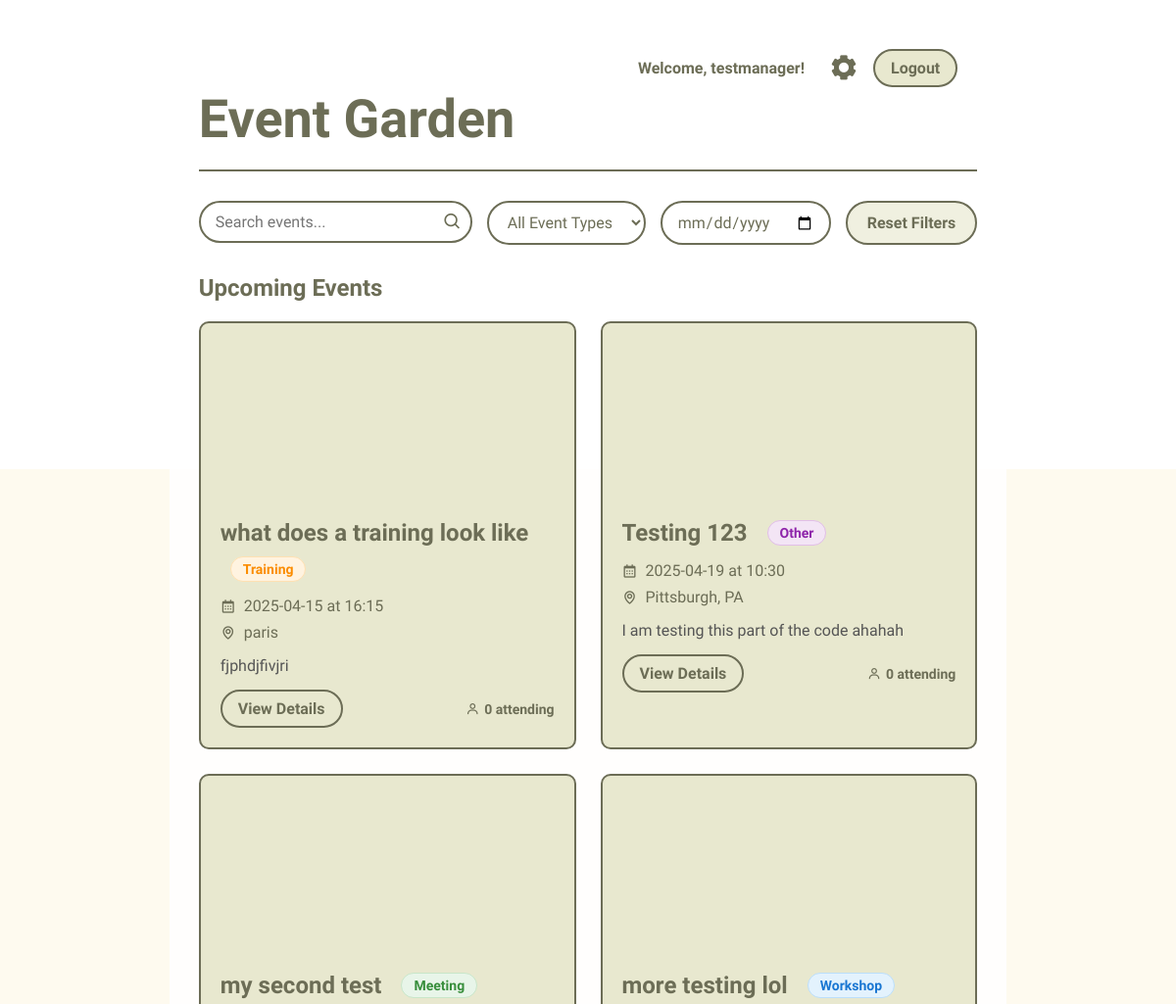
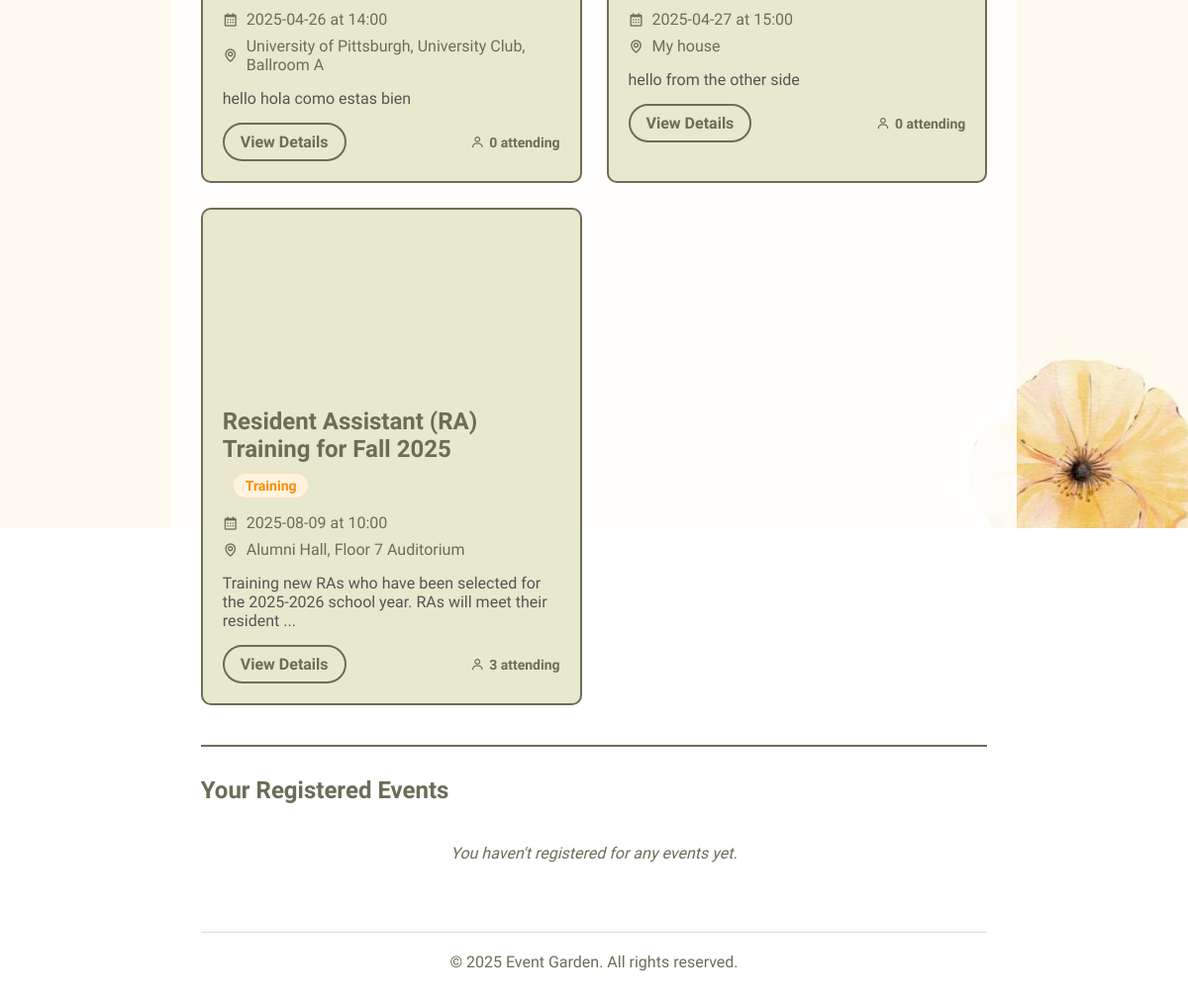
/ (signed in), run on an earlier commit of the app's database (2 pictures, top to bottom).
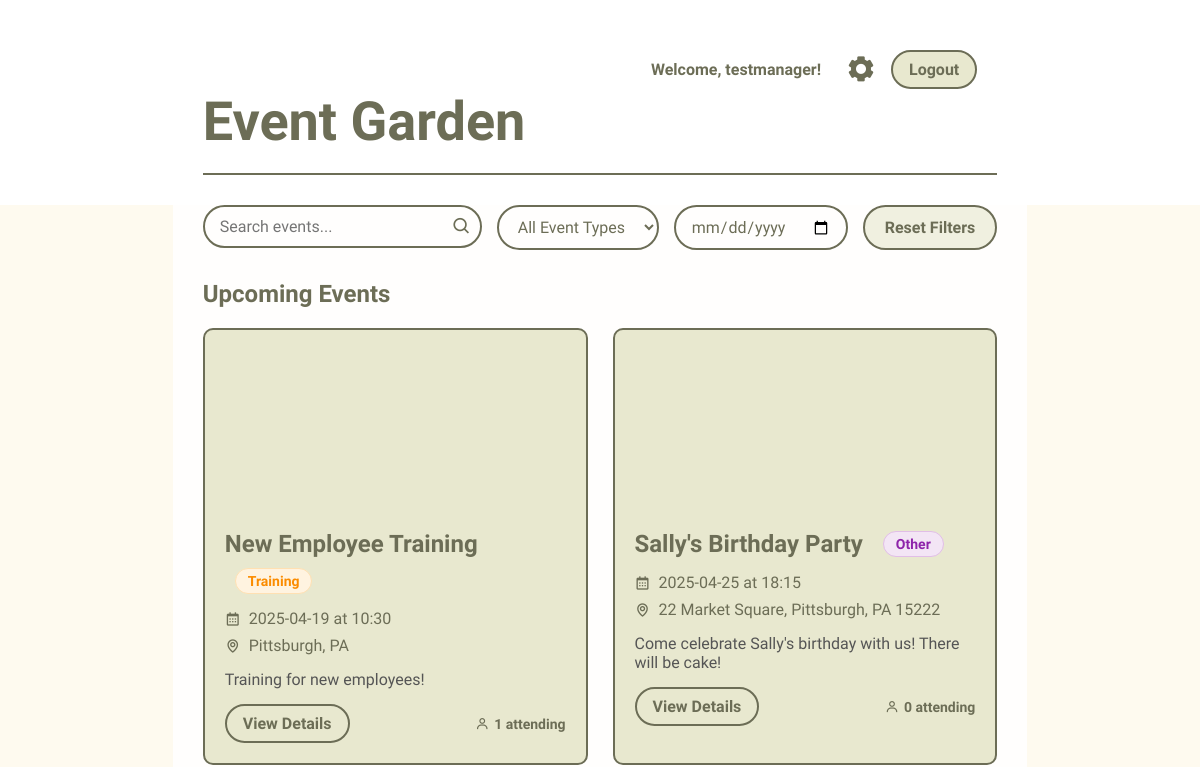
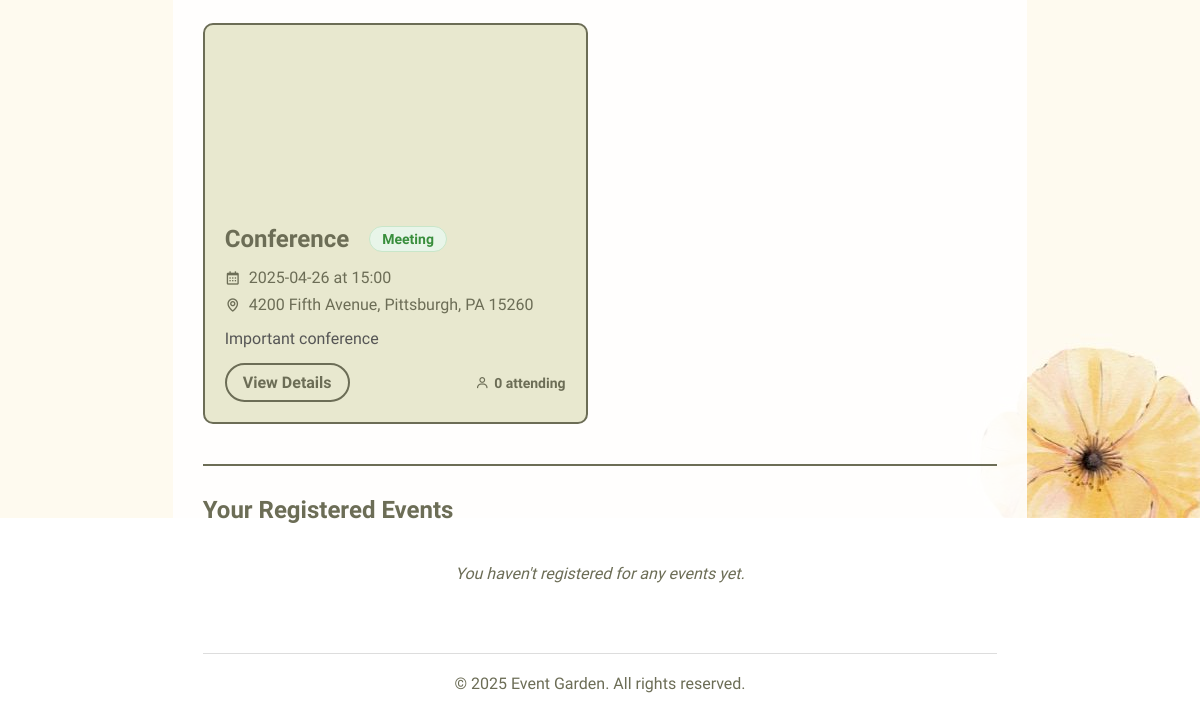
And on a later commit of the database (2 pictures, top to bottom).
### main.py (models this page shows, shortened)
class User(db.Model):
    id = db.Column(db.Integer, primary_key=True)
    username = db.Column(db.String(80), unique=True, nullable=False)
    email = db.Column(db.String(120), unique=True, nullable=False)
    password_hash = db.Column(db.String(128), nullable=False)
    role = db.Column(db.String(20), default='user')
    created_at = db.Column(db.DateTime, default=datetime.utcnow)
    registered_events = db.relationship(
        'Event',
        secondary=registrations,
        backref=db.backref('attendees', lazy='dynamic')
    )
    managed_events = db.relationship('Event', backref='manager', foreign_keys='Event.manager_id')

class Event(db.Model):
    id = db.Column(db.Integer, primary_key=True)
    title = db.Column(db.String(100), nullable=False)
    description = db.Column(db.Text, nullable=False)
    date = db.Column(db.String(20), nullable=False)
    time = db.Column(db.String(20), nullable=False)
    location = db.Column(db.String(120), nullable=False)
    event_type = db.Column(db.String(20), nullable=False, default='other')  # New field
    manager_id = db.Column(db.Integer, db.ForeignKey('user.id'), nullable=False)
    created_at = db.Column(db.DateTime, default=datetime.utcnow)
    @property
    def total_attendees(self):
        total = db.session.scalar(
            select(func.sum(registrations.c.num_attendees))
            .where(registrations.c.event_id == self.id)
        )
        return total if total else 0

### main.py (the view)
@app.route('/')
def home():
    if 'username' not in session:
        return redirect(url_for('userlogin'))
    user = User.query.filter_by(username=session['username']).first()
    registered_events = user.registered_events if user else []
    all_events = Event.query.order_by(Event.date.asc()).all()
    upcoming_events = [event for event in all_events if event not in registered_events]
    return render_template('landing.html',
                         events=upcoming_events,
                         registered_events=registered_events)

### templates/landing.html (shortened to what this page needs)
<!DOCTYPE html>
<html lang="en">
<head>
    <link rel="stylesheet" href="{{ url_for('static', filename='styles.css') }}">
    <link href='https://unpkg.com/boxicons@2.1.4/css/boxicons.min.css' rel='stylesheet'>
</head>
<body>
    <div class="dashboard-container">
        <header class="dashboard-header">
            <h1>Event Garden</h1>
            <div class="user-controls">
                <span>Welcome, {{ session.username }}!</span>
                <a href="{{ url_for('usersettings') }}" title="Settings"><i class='bx bxs-cog'></i></a>
                <a href="{{ url_for('logout') }}" class="button">Logout</a>
            </div>
        </header>
        <main>
            <section class="search-section">
                <div class="filter-controls">
                    <div class="search-box">
                        <input type="text" id="searchInput" placeholder="Search events..." value="{{ request.args.get('query', '') }}">
                        <button type="button" id="searchButton"><i class='bx bx-search'></i></button>
                    </div>
                    <div class="filters">
                        <select name="event_type" id="eventTypeFilter">
                            <option value="">All Event Types</option>
                        </select>
                        <input type="date" name="event_date" id="dateFilter">
                    </div>
                    <button id="resetFilters" class="button">Reset Filters</button>
                </div>
            </section>
            <section class="events-section">
                <h2>Upcoming Events</h2>
                {% if events %}
                <div class="events-grid">
                    {% for event in events %}
                    <div class="event-card"
                         data-event-type="{{ event.event_type }}"
                         data-event-date="{{ event.date }}"
                         data-event-title="{{ event.title.lower() }}"
                         data-event-description="{{ event.description.lower() }}">
                        <div class="event-image" style="background-image: url('/static/default-event.jpg');"></div>
                        <div class="event-details">
                            <div class="event-header">
                                <h1>{{ event.title }}</h1>
                                <span class="event-type-badge {{ event.event_type }}">
                                    {{ event.event_type|capitalize }}
                                </span>
                            </div>
                            <p><i class='bx bx-calendar'></i> {{ event.date }} at {{ event.time }}</p>
                            <p><i class='bx bx-map'></i> {{ event.location }}</p>
                            <p class="event-description">{{ event.description[:100] }}{% if event.description|length > 100 %}...{% endif %}</p>
                            <div class="event-actions">
                                <a href="{{ url_for('event_details', event_id=event.id) }}" class="button">View Details</a>
                                <span class="attendees">
                                    <i class='bx bx-user'></i> {{ event.total_attendees }} attending
                                </span>
                            </div>
                        </div>
                    </div>
                    {% endfor %}
                </div>
                {% else %}
                <div class="no-events">
                    <p>No upcoming events found.</p>
                </div>
                {% endif %}
            </section>
            <section class="registered-events-section">
                <h2>Your Registered Events</h2>
                {% if registered_events %}
                    <div class="events-grid">
                        {% for event in registered_events %}
                        <div class="event-card"
                             data-event-type="{{ event.event_type }}"
                             data-event-date="{{ event.date }}"
                             data-event-title="{{ event.title.lower() }}"
                             data-event-description="{{ event.description.lower() }}">
                            <div class="event-image" style="background-image: url('/static/default-event.jpg');"></div>
                            <div class="event-details">
                                <div class="event-header">
                                    <h1>{{ event.title }}</h1>
                                    <span class="event-type-badge {{ event.event_type }}">
                                        {{ event.event_type|capitalize }}
                                    </span>
                                </div>
                                <p><i class='bx bx-calendar'></i> {{ event.date }} at {{ event.time }}</p>
                                <p><i class='bx bx-map'></i> {{ event.location }}</p>
                                <div class="event-actions">
                                    <form method="POST" action="{{ url_for('unregister_from_event', event_id=event.id) }}"
                                          onsubmit="return confirm('Are you sure you want to unregister from this event?');">
                                        <button type="submit" class="button danger">
                                            <i class='bx bx-user-x'></i> Unregister
                                        </button>
                                    </form>
                                    <span class="attendees">
                                        <i class='bx bx-user'></i> {{ event.total_attendees }} attending
                                    </span>
                                </div>
                            </div>
                        </div>
                        {% endfor %}
                    </div>
                {% else %}
                    <div class="no-registered-events">
                        <p>You haven't registered for any events yet.</p>
                    </div>
                {% endif %}
            </section>
        </main>
        <footer>
            <p>&copy; 2025 Event Garden. All rights reserved.</p>
        </footer>
    </div>
</body>
</html>

### static/styles.css (style rules this page uses)
* { margin: 0; padding: 0; font-family: "Winky Sans", sans-serif; box-sizing: border-box; }
body { background-size: cover; color: #6c6d56; min-height: 100vh; display:flex; justify-content:center; align-items:center; min-height: 100vh; background: url("floralBackground.jpg") no-repeat; background-position:center; font-family: 'Winky Sans', sans-serif; }
h1, h2, h3 { color: #6c6d56; }
.button { display: inline-block; padding: 12px 24px; background: #e8e8cf; border: 2px solid #6c6d56; border-radius: 30px; cursor: pointer; font-size: 16px; font-weight: 600; color: #6c6d56; text-align: center; transition: all 0.3s ease; text-decoration: none; }
.user-controls i { font-size: 30px; color: #6c6d56; }
.dashboard-container { max-width: 90%; min-width: 60%; margin: 0 auto; padding: 20px; background-color: rgba(255, 255, 255, 0.9); min-height: 100vh; height: 80vh; overflow-y: auto; }
.dashboard-header { display: flex; justify-content: space-between; align-items: center; margin-bottom: 30px; padding-bottom: 20px; border-bottom: 2px solid #6c6d56; }
.dashboard-header h1 { font-size:54px; font-family: "Charm", cursive; }
.user-controls { display: flex; gap: 15px; align-items: center; }
.user-controls span { font-weight: 600; color: #6c6d56; }
.search-section { margin-bottom: 30px; }
.search-box { flex-grow: 1; position: relative; }
.search-box input { width: 100%; padding: 12px 20px; border-radius: 30px; border: 2px solid #6c6d56; }
.search-box button { position: absolute; right: 10px; top: 50%; transform: translateY(-50%); background: none; border: none; font-size: 20px; cursor: pointer; }
.filters { display: flex; gap: 15px; }
.filters select, .filters input { padding: 10px; border-radius: 5px; border: 2px solid #6c6d56; }
.events-section { margin-bottom: 40px; }
.events-section h2 { margin-bottom: 20px; color: #6c6d56; }
.events-grid { display: grid; grid-template-columns: repeat(auto-fill, minmax(350px, 1fr)); gap: 25px; }
.event-card { background: #e8e8cf; border-radius: 10px; overflow: hidden; border: 2px solid #6c6d56; transition: transform 0.3s ease; }
.event-image { height: 180px; background-size: cover; background-position: center; }
.event-details { padding: 20px; }
.event-details p { margin: 8px 0; display: flex; align-items: center; gap: 8px; }
.event-description { margin: 15px 0 !important; color: #555; }
.event-actions { display: flex; justify-content: space-between; align-items: center; margin-top: 15px; }
.attendees { font-size: 14px; color: #6c6d56; }
footer { text-align: center; margin-top: 50px; padding-top: 20px; border-top: 1px solid #ddd; }
.event-type-badge { display: inline-block; padding: 4px 12px; border-radius: 20px; font-size: 14px; font-weight: 600; margin-left: 10px; text-transform: capitalize; }
.event-type-badge.meeting { background-color: #e8f5e9; color: #388e3c; border: 1px solid #c8e6c9; }
.event-type-badge.training { background-color: #fff3e0; color: #fb8c00; border: 1px solid #ffe0b2; }
.event-type-badge.other { background-color: #f3e5f5; color: #8e24aa; border: 1px solid #e1bee7; }
.event-header { display: flex; align-items: center; flex-wrap: wrap; gap: 10px; margin-bottom: 15px; }
input[type="date"], input[type="time"] { width: 100%; padding: 10px; border: 1px solid #ddd; border-radius: 4px; }
.dashboard-container { padding: 30px; }
.user-controls { display: flex; align-items: center; gap: 15px; position: absolute; top: 20px; right: 20px; }
.user-controls span { font-weight: 600; color: #6c6d56; order: 1; }
.user-controls a[href*="usersettings"] { order: 2; margin-left: 10px; }
.user-controls a:not([href*="usersettings"]) { order: 3; }
.dashboard-header { position: relative; padding-top: 60px; padding-bottom: 20px; margin-bottom: 30px; border-bottom: 2px solid #6c6d56; }

What changed in the data, as far as the page shows it:
removed Event: title "what does a training look like", event_type "Training", date "2025-04-15", time "16:15", location "paris", description "fjphdjfivjri", total_attendees "0"
removed Event: title "my second test", event_type "Meeting", date "2025-04-26", time "14:00", location "University of Pittsburgh, University Club, Ballroom A", description "hello hola como estas bien", total_attendees "0"
removed Event: title "more testing lol", event_type "Workshop", date "2025-04-27", time "15:00", location "My house", description "hello from the other side", total_attendees "0"
removed Event: title "Resident Assistant (RA) Training for Fall 2025", event_type "Training", date "2025-08-09", time "10:00", location "Alumni Hall, Floor 7 Auditorium", description "Training new RAs who have been selected for the 2025-2026 school year. RAs will meet their resident", total_attendees "3"
changed Event "Pittsburgh, PA": title "Testing 123" → "New Employee Training"; event_type "Other" → "Training"; description "I am testing this part of the code ahahah" → "Training for new employees!"; total_attendees "0" → "1"
added Event: title "Sally's Birthday Party", event_type "Other", date "2025-04-25", time "18:15", location "22 Market Square, Pittsburgh, PA 15222", description "Come celebrate Sally's birthday with us! There will be cake!", total_attendees "0"
added Event: title "Conference", event_type "Meeting", date "2025-04-26", time "15:00", location "4200 Fifth Avenue, Pittsburgh, PA 15260", description "Important conference", total_attendees "0"
